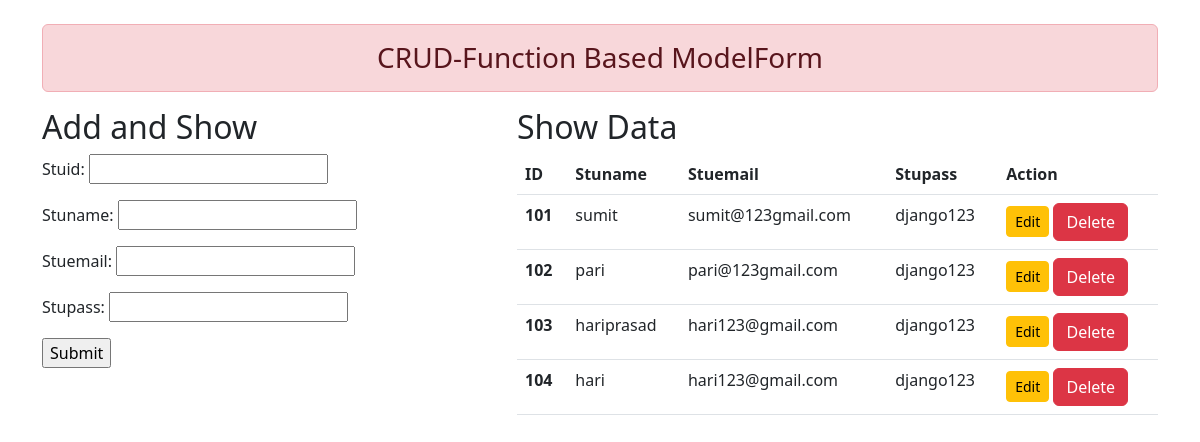
The page / on the database its author committed.
### crud/models.py (models this page shows)
class Student(models.Model):
    stuid=models.CharField(max_length=70)
    stuname=models.CharField(max_length=110)
    stuemail=models.CharField(max_length=110)
    stupass=models.CharField(max_length=110)

### crud/views.py (the view)
# urls.py: path("",views.add_show,name="addshow"),
def add_show(request):
    if request.method=='POST':
        fm=StudentRegistration(request.POST)
        if fm.is_valid():
            fm.save()
        fm=StudentRegistration()
    else:
        fm=StudentRegistration()
    stud=Student.objects.all()
    return render(request,"crud/addandshow.html",{'form':fm,'stu':stud})

### crud/forms.py
class StudentRegistration(forms.ModelForm):
    class Meta:
        model=Student
        fields=['stuid','stuname','stuemail','stupass']

### crud/templates/crud/addandshow.html (shortened to what this page needs)
{% extends 'crud/base.html' %}
{% load static %}
{% block content%}
<div class="row">
    <div class="col-md-4">
        <h2>Add and Show</h2>
        <form action="{% url "addshow" %}" method="POST">
             {{form.as_p}}
            <input type="submit" value="Submit">
        </form>
    </div>
    <div class="col-md-7 offset-1">
        <h2>Show Data</h2>
         {% if stu %}
         <table class="table table-hover">
            <thead>
              <tr>
                <th scope="col">ID</th>
                <th scope="col">Stuname</th>
                <th scope="col">Stuemail</th>
                <th scope="col">Stupass</th>
                <th scope="col">Action</th>
              </tr>
            </thead>
            <tbody>
                {% for st in stu %}
                    <tr>
                        <th scope="row">{{st.stuid}}</th>
                        <td>{{st.stuname}}</td>
                        <td>{{st.stuemail}}</td>
                        <td>{{st.stupass}}</td>
                        <td>
                            <a href="{% url 'update' st.id %}" class="btn btn-warning btn-sm">Edit</a>
                            <form action="{% url 'delete' st.id %}" method="POST" class="d-inline">
                                 <input type="submit" value="Delete" class="btn btn-danger">
                            </form>
                        </td>
                    </tr>
                {% endfor %}
            </tbody>
          </table>
         {% else %}
          <h1>No records</h1>
         {% endif %}
    </div>
</div>
{% endblock content%}

### crud/templates/crud/base.html (shortened to what this page needs)
{% load static %}
<!DOCTYPE html>
<html lang="en">
<head>
    <link rel="stylesheet" href="{% static 'crud/css/all.min.css' %}">
    <link rel="stylesheet" href="{% static 'crud/css/bootstrap.css' %}">
    <link rel="stylesheet" href="{% static 'crud/css/style.css' %}">
</head>
<body>
    <div class="container mt-4">
      <h3 class="text-center alert alert-danger">CRUD-Function Based ModelForm</h3>
      {% block content %}{% endblock content%}
    </div>
</body>
</html>

### rows shown on the page
Student: stuid "101", stuname "sumit", stuemail "sumit@123gmail.com", stupass "django123"
Student: stuid "102", stuname "pari", stuemail "pari@123gmail.com", stupass "django123"
Student: stuid "103", stuname "hariprasad", stuemail "hari123@gmail.com", stupass "django123"
Student: stuid "104", stuname "hari", stuemail "hari123@gmail.com", stupass "django123"
